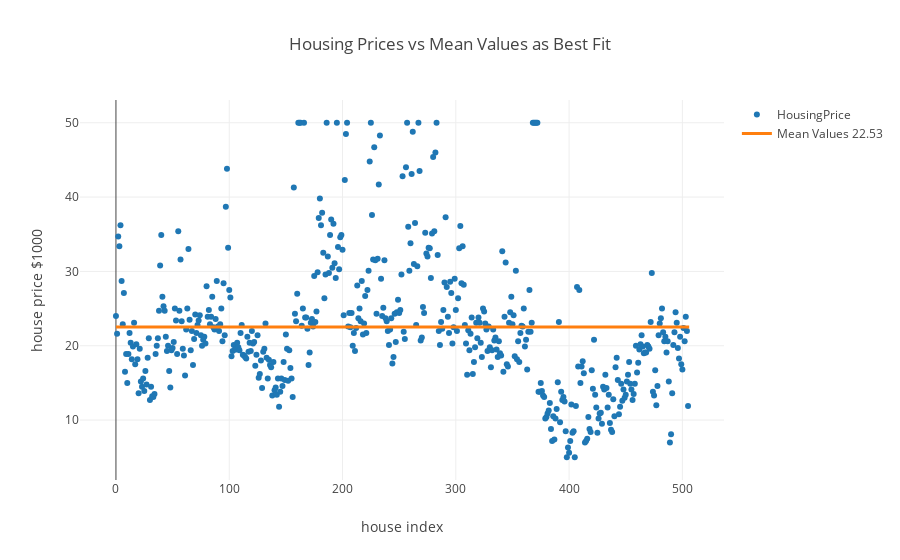

Here is the notebook cell this chart was saved with:
### Markdown cell above
Since we're gonna do a lot of visualizations, picking best plotting API is important. Here, best option is to use [Seaborn](https://seaborn.pydata.org/) for correlation plot and but for interactive plot, one of the alternative is [Plotly](https://plot.ly/python/). I will try to use both and later, will use Seaborn more often than others since it is specifically purposed for statistical data visualization.

### Code cell
"""PLOTLY.js"""

# scatter plots for housing prices
trace_hoprice = Scatter(
    x=df_boston_data.index,
    y=df_boston_data['HOPRICE'],
    name='HousingPrice',
    mode='markers')

# line for b-val/mean
trace_mhoprice = Scatter(
    x=[0, df_boston_data.shape[0]],
    y=[m_hoprice, m_hoprice],
    name='Mean Values %.2f' % m_hoprice,
    mode='lines',
    line=dict(
        width=3))

# create the data
data = [trace_hoprice, trace_mhoprice]

# layouting and plot
layout = Layout(
    title='Housing Prices vs Mean Values as Best Fit',
    xaxis=dict(title='house index'),
    yaxis=dict(title='house price $1000'),
    showlegend=True)

fig = Figure(data=data, layout=layout)
py.iplot(fig, filename='housing-price-scatter')

### Figure 1 — Plotly figure (JSON) as saved in the notebook; plotly's stock layout.template omitted (floating-point values rounded to 4 significant figures; data arrays with more than 128 entries replaced by an {"elided": "..."} marker saying what was removed)
{"data": [{"mode": "markers", "name": "HousingPrice", "type": "scatter", "x": {"elided": "506 int values"}, "y": {"elided": "506 float values"}}, {"line": {"width": 3}, "mode": "lines", "name": "Mean Values 22.53", "type": "scatter", "x": [0, 506], "y": [22.53, 22.53]}], "layout": {"showlegend": true, "title": "Housing Prices vs Mean Values as Best Fit", "xaxis": {"title": "house index"}, "yaxis": {"title": "house price $1000"}}}
